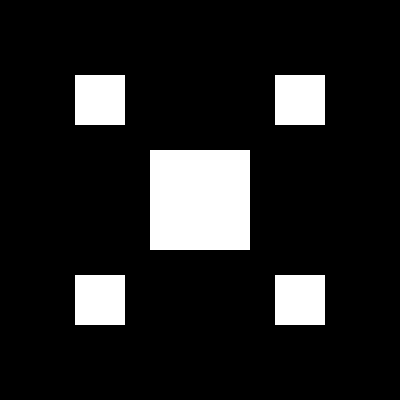
Frame 1 (no input)
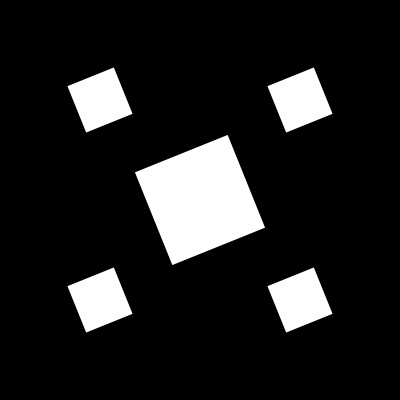
Frame 60 (the mouse pressed at the canvas centre just before this capture)
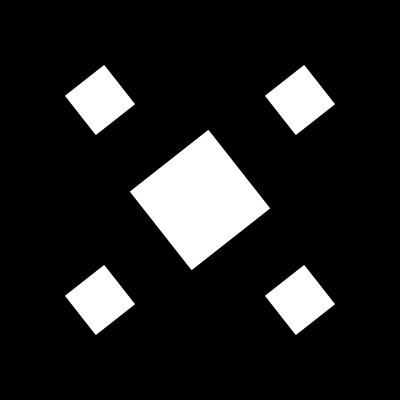
Frame 120 (the mouse held since frame 60 and released just before this capture)

The Processing sketch that drew these frames (run headless with seeded random() and noise(); from frame 60 on, the mouse is pressed at the canvas centre):

// Processing sketch: sketch_05_Prac
// ── sketch_05_Prac.pde
float angle = 0.0; // 回転角の変数宣言と初期化

void setup() {
  size(400, 400);
  frameRate(60);
  noStroke();
  rectMode(CENTER); // rectの第1,2引数を長方形の中心にする
}

void draw() {
  background(0);

  pushMatrix();
  translate(width/2, height/2);
  rotate(angle);
  rect(0, 0, 100, 100);
  popMatrix();

  pushMatrix();
  translate(width/4, height/4);
  rotate(angle);
  rect(0, 0, 50, 50);
  popMatrix();

  pushMatrix();
  translate(3*width/4, height/4);
  rotate(angle);
  rect(0, 0, 50, 50);
  popMatrix();

  pushMatrix();
  translate(width/4, 3*height/4);
  rotate(angle);
  rect(0, 0, 50, 50);
  popMatrix();

  pushMatrix();
  translate(3*width/4, 3*height/4);
  rotate(angle);
  rect(0, 0, 50, 50);
  popMatrix();

  angle += 0.1;
}
